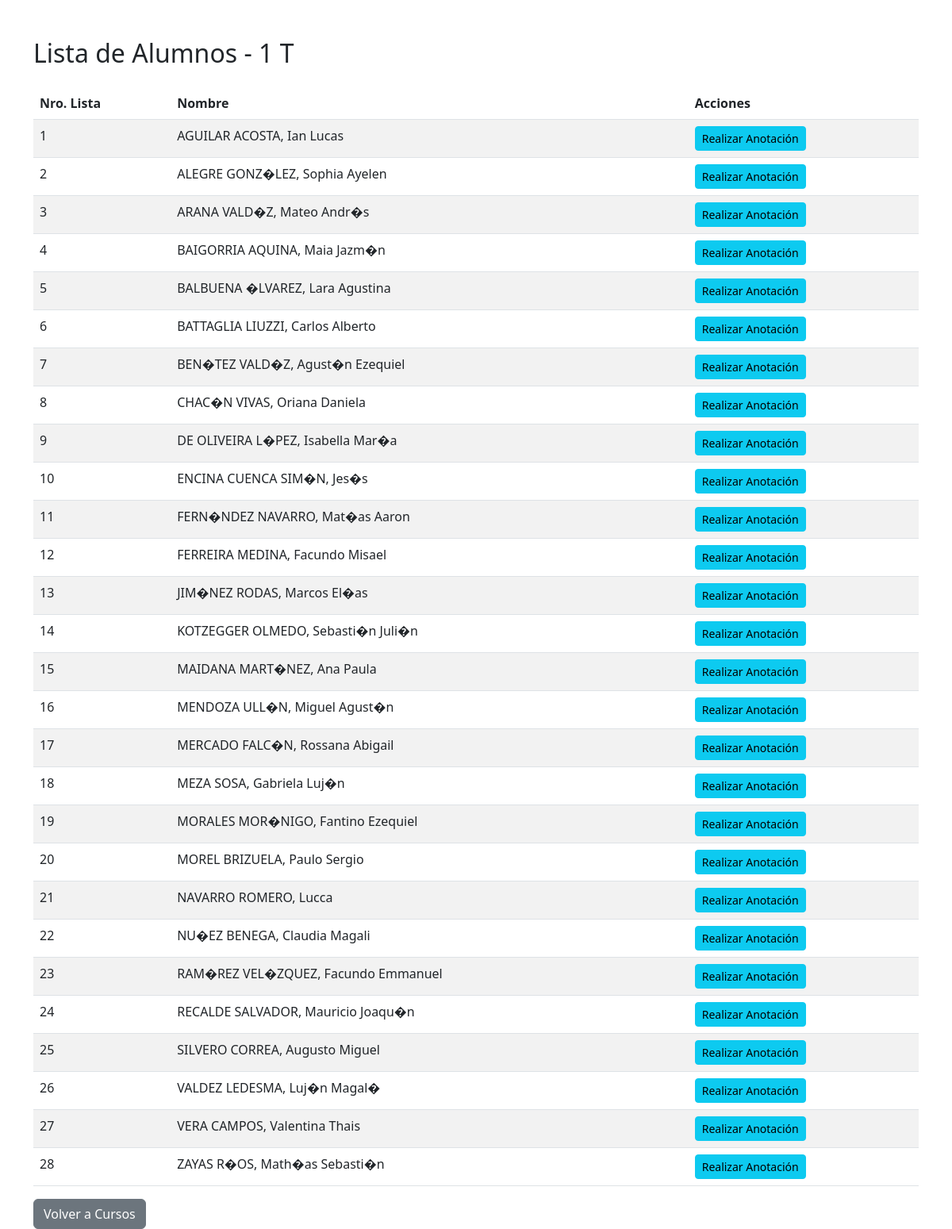
The page /curso/1 on the database as committed earlier.
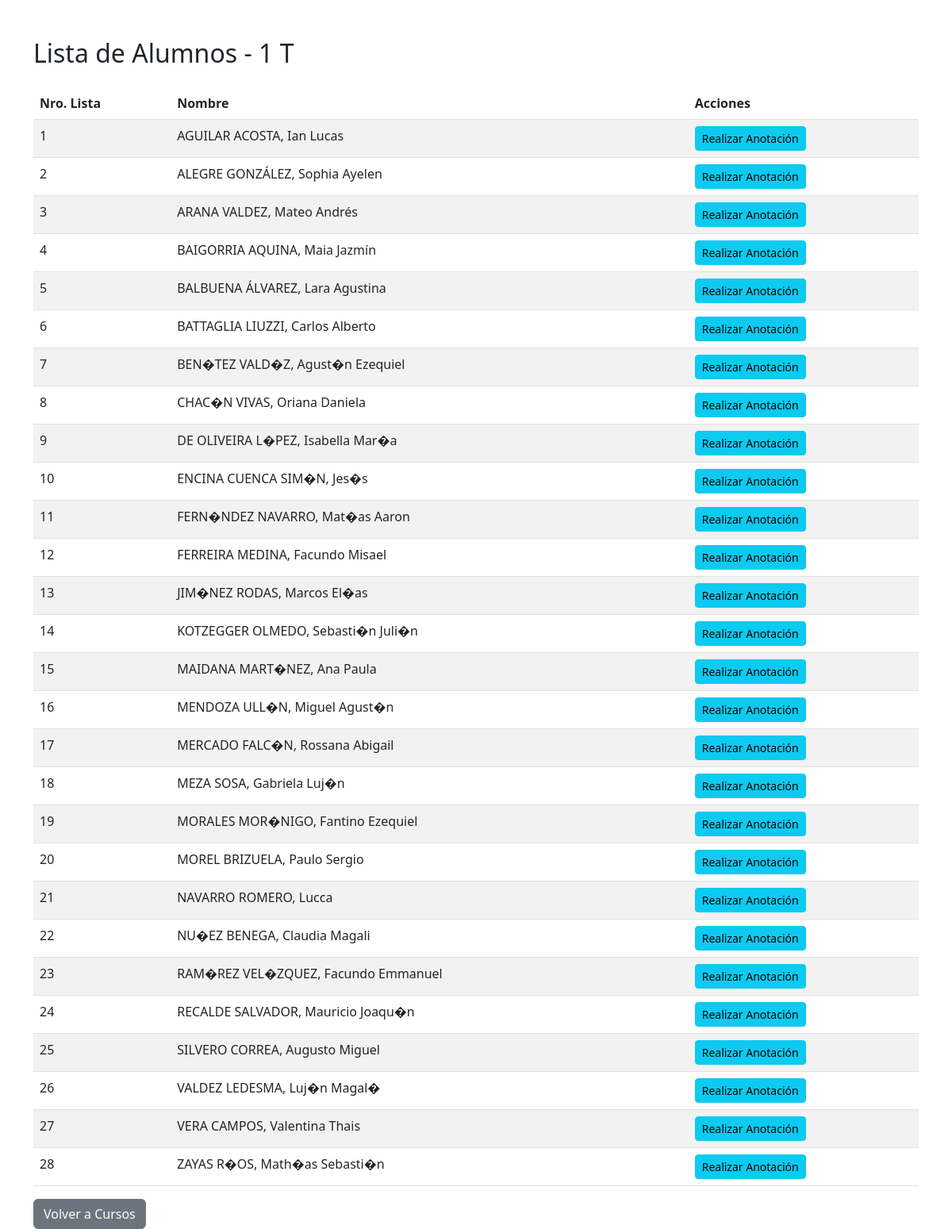
The same page on the database as committed later.
### models.py (models this page shows)
class Curso(db.Model):
    __tablename__ = 'curso'
    id_curso = db.Column(db.Integer, primary_key=True)
    nombre_curso = db.Column(db.String(100), nullable=False)
    alumnos = db.relationship('Alumno', backref='curso_rel', lazy=True)

class Alumno(db.Model):
    __tablename__ = 'alumno'
    id = db.Column(db.Integer, primary_key=True)
    nombre = db.Column(db.String(100), nullable=False)
    nro_lista = db.Column(db.Integer)
    curso = db.Column(db.Integer, db.ForeignKey('curso.id_curso'))

### app.py (the view)
@app.route('/curso/<int:id_curso>')
def listar_alumnos(id_curso):
    curso = Curso.query.get_or_404(id_curso)
    alumnos = Alumno.query.filter_by(curso=id_curso).all()
    return render_template('alumnos.html', curso=curso, alumnos=alumnos)

### templates/alumnos.html (shortened to what this page needs)
<!DOCTYPE html>
<html lang="es">
<head>
    <link href="https://cdn.jsdelivr.net/npm/bootstrap@5.3.0/dist/css/bootstrap.min.css" rel="stylesheet">
</head>
<body>
    <div class="container mt-5">
        <h2>Lista de Alumnos - {{ curso.nombre_curso }}</h2>
        <table class="table table-striped mt-4">
            <thead>
                <tr>
                    <th>Nro. Lista</th>
                    <th>Nombre</th>
                    <th>Acciones</th>
                </tr>
            </thead>
            <tbody>
                {% for alumno in alumnos %}
                <tr>
                    <td>{{ alumno.nro_lista }}</td>
                    <td>{{ alumno.nombre }}</td>
                    <td>
                        <a href="{{ url_for('vista_agregar_anotacion', id_alumno=alumno.id) }}" class="btn btn-sm btn-info">Realizar Anotación</a>
                    </td>
                </tr>
                {% endfor %}
            </tbody>
        </table>
        <a href="{{ url_for('index') }}" class="btn btn-secondary">Volver a Cursos</a>
    </div>
</body>
</html>

Rows that differ between the two databases and show on the page:
changed Alumno: nombre "ALEGRE GONZ�LEZ, Sophia Ayelen" → "ALEGRE GONZÁLEZ, Sophia Ayelen"
changed Alumno: nombre "ARANA VALD�Z, Mateo Andr�s" → "ARANA VALDEZ, Mateo Andrés"
changed Alumno: nombre "BAIGORRIA AQUINA, Maia Jazm�n" → "BAIGORRIA AQUINA, Maia Jazmín"
changed Alumno: nombre "BALBUENA �LVAREZ, Lara Agustina" → "BALBUENA ÁLVAREZ, Lara Agustina"
